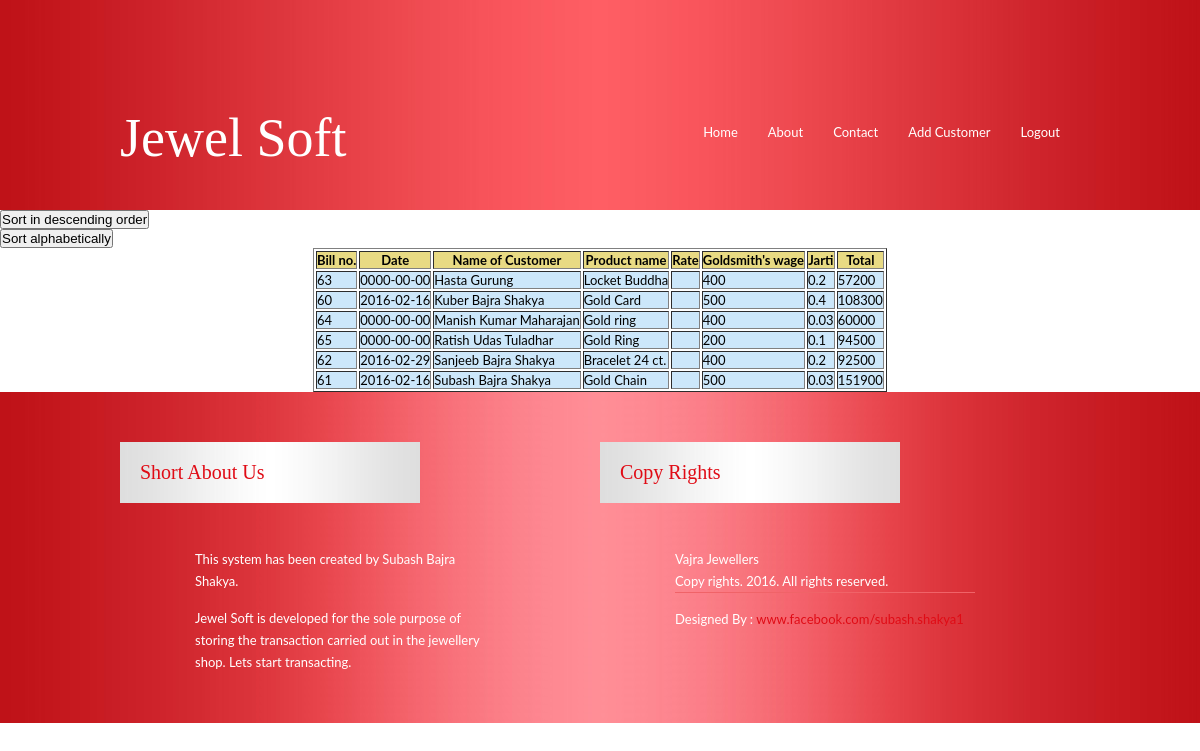
/Project/sort_name.php (signed in), run on the app's committed database.
### tables this page shows
CREATE TABLE `bill` (
`bill_no` int(4) NOT NULL,
  `date` date NOT NULL,
  `gold_rate` int(20) DEFAULT NULL,
  `cust_name` varchar(30) NOT NULL,
  `prod_name` varchar(30) NOT NULL,
  `total` int(20) NOT NULL,
  `wage` int(20) DEFAULT NULL,
  `jarti` float DEFAULT NULL
);

### Project/sort_name.php (the view, shortened to what this page needs)
<?php include("template/header.php");
include("template/session_start.php") ?>
<html>
<head><title></title></head>
<body>
<form action="sort_desc.php">
    <input type="submit" value="Sort in descending order">
</form>
<form action="sort_name.php">
    <input type="submit" value="Sort alphabetically">
</form>
</body>
</html>
<?php
$result=mysql_query("SELECT * FROM `bill` ORDER BY cust_name");
echo "<table border='1' id='bill'>
        <tr>
            <th>Bill no.</th>
            <th>Date</th>
            <th>Name of Customer</th>
            <th>Product name</th>
            <th>Rate</th>
            <th>Goldsmith's wage</th>
            <th>Jarti</th>
            <th>Total</th>
        </tr>";
while($row=mysql_fetch_array($result)){
    echo "<tr>";
    echo "<td>".$row['bill_no']."</td>";
    echo "<td>".$row['date']."</td>";
    echo "<td>".$row['cust_name']."</td>";
    echo "<td>".$row['prod_name']."</td>";
    echo "<td>".$row['rate']."</td>";
    echo "<td>".$row['wage']."</td>";
    echo "<td>".$row['jarti']."</td>";
    echo "<td>".$row['total']."</td>";
    echo "</tr>";
}
echo "</table>";
include("template/footer.php");
?>

### Project/css/styles.css (style rules this page uses)
* { margin:0; padding:0; }
body { padding:0; margin:0;font-family: 'Lato', sans-serif; font-size:13px; }
th { background: #E8DA83; }
#bill tr { background: #cce7fa; }
#bill { margin: auto; }

### data on the page
bill: bill_no "63", date "0000-00-00", cust_name "Hasta Gurung", prod_name "Locket Buddha", wage "400", jarti "0.2", total "57200"
bill: bill_no "60", date "2016-02-16", cust_name "Kuber Bajra Shakya", prod_name "Gold Card", wage "500", jarti "0.4", total "108300"
bill: bill_no "64", date "0000-00-00", cust_name "Manish Kumar Maharajan", prod_name "Gold ring", wage "400", jarti "0.03", total "60000"
bill: bill_no "65", date "0000-00-00", cust_name "Ratish Udas Tuladhar", prod_name "Gold Ring", wage "200", jarti "0.1", total "94500"
bill: bill_no "62", date "2016-02-29", cust_name "Sanjeeb Bajra Shakya", prod_name "Bracelet 24 ct.", wage "400", jarti "0.2", total "92500"
bill: bill_no "61", date "2016-02-16", cust_name "Subash Bajra Shakya", prod_name "Gold Chain", wage "500", jarti "0.03", total "151900"
